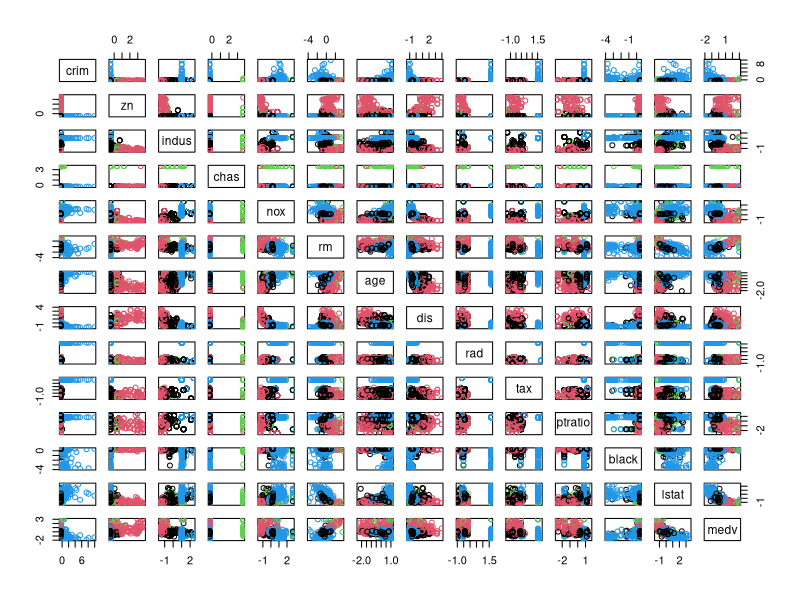
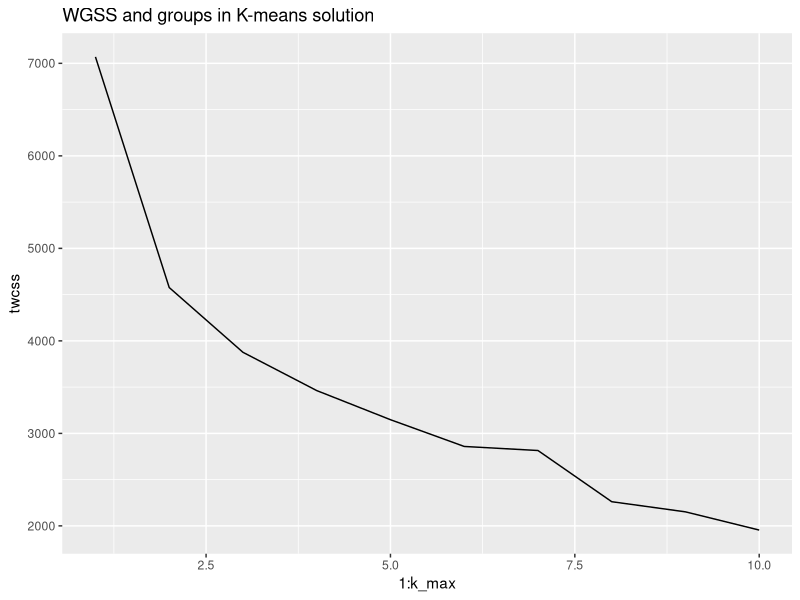
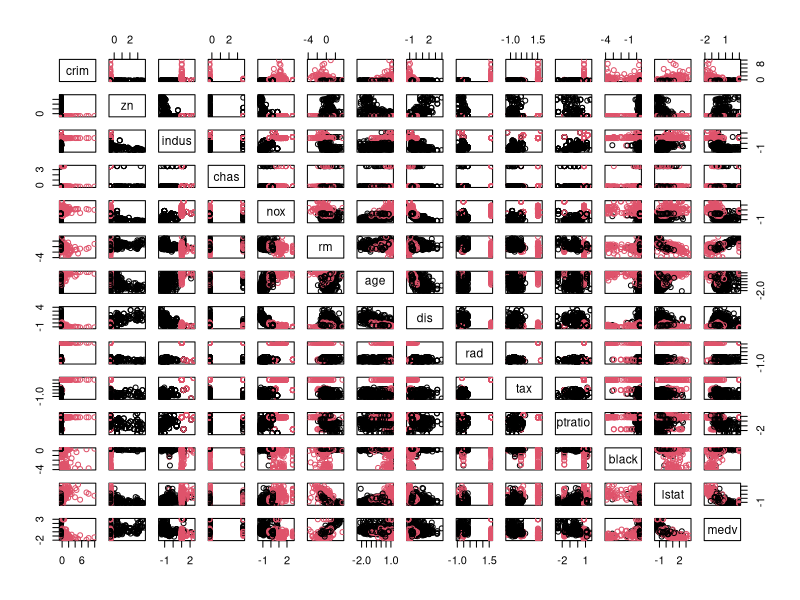

R code for these plots, in order:
##reload data, different name is given
library(MASS)
library(ggplot2)
library(tidyr)
library(cluster)
# load the data
data("Boston")
summary(Boston)

boston_scaled2 <- scale(Boston)
summary(boston_scaled2)
# class of the boston_scaled object
class(boston_scaled2)
# change the object to data frame
boston_scaled2<-as.data.frame(boston_scaled2)

#distance calculation
dist_eu<- dist(boston_scaled2)
summary(dist_eu)

#kmeans clusterin, first try with 4 clusters
km4 <-kmeans(boston_scaled2, centers = 4)
# plot the Boston dataset with clusters
pairs(boston_scaled2, col = km4$cluster)

#Find the optimal number for k
set.seed(123)
# determine the number of clusters
k_max <- 10
# calculate the total within sum of squares
twcss <- sapply(1:k_max, function(k){kmeans(boston_scaled2, k)$tot.withinss})
# visualize the results
qplot(x = 1:k_max, y = twcss, geom = 'line',main="WGSS and groups in K-means solution")

#optimal number of groups is 2
km <-kmeans(boston_scaled2, centers = 2)
str(km)
# plot the Boston dataset with clusters
pairs(boston_scaled2, col = km$cluster)

